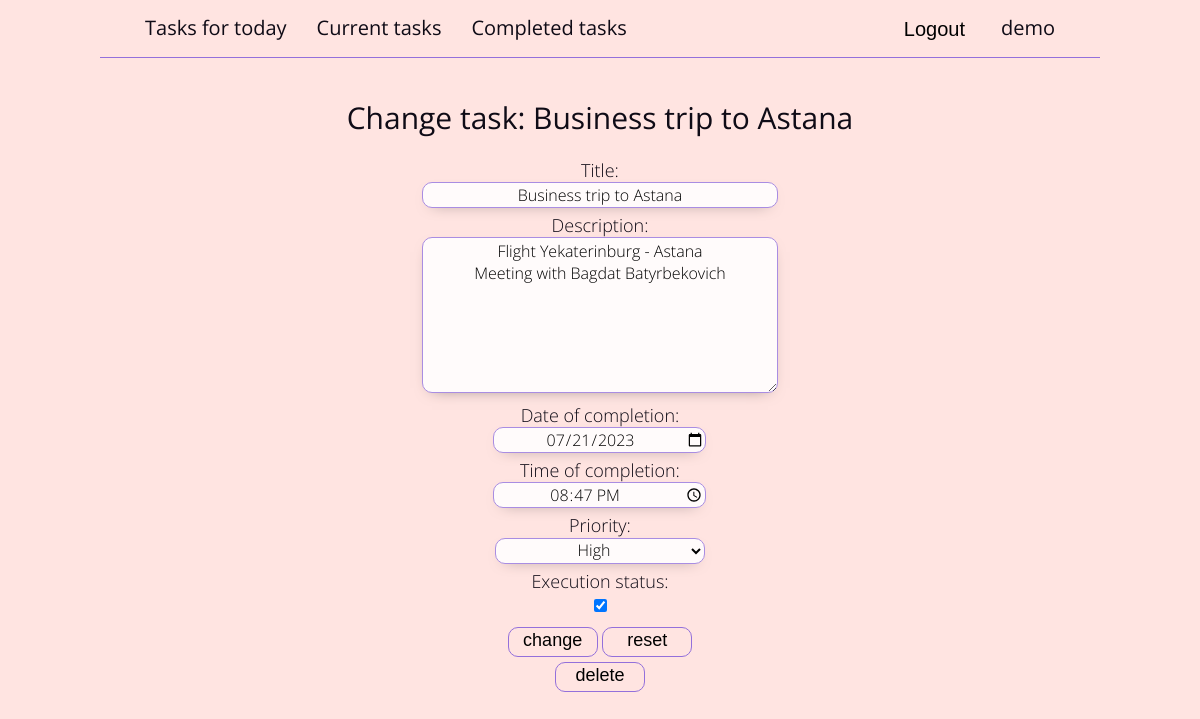
/tasks-for-today/task-15/ (signed in), run on the app's committed database.
### tables this page shows
CREATE TABLE users (
    id INTEGER NOT NULL PRIMARY KEY AUTOINCREMENT,
    password VARCHAR(128) NOT NULL,
    username VARCHAR(150) NOT NULL UNIQUE,
    active BOOL NOT NULL DEFAULT True
);

CREATE TABLE tasks (
    id INTEGER NOT NULL PRIMARY KEY AUTOINCREMENT,
    user_id INTEGER NOT NULL,
    title VARCHAR(50) NOT NULL,
    description TEXT NOT NULL DEFAULT "",
    date_of_completion DATA,
    time_of_completion TIME,
    priority INTEGER NOT NULL DEFAULT 1,
    execution_status BOOL NOT NULL DEFAULT False,
    FOREIGN KEY (user_id) REFERENCES users(id)
        ON DELETE CASCADE
        ON UPDATE CASCADE
);

### to_do.py (the view, shortened to what this page needs)
@app.route("/<calling_page>/task-<int:task_id>/", methods=["GET", "POST"])
@login_required
def change_task_to_do(calling_page, task_id):
    user_id = current_user.get_id()
    task = g.connection_to_db.get_first_record("tasks", id=task_id, user_id=user_id)
    if task is None:
        abort(404)
    return render_template("to_do/change_task_to_do.html",
        page_title=page_title,
        page_name=calling_page,
        task=task
    )

### superstructures.py (called while the page is built)
    def get_first_record(self, table, **kwargs):
        list_of_values_for_columns = [f'{column} = {repr(value)}' for column, value in kwargs.items()]
        values_for_where = " AND ".join(list_of_values_for_columns)
        select_query = f"SELECT * FROM {table} " \
        f"{'WHERE ' if values_for_where else ''}{values_for_where} " \
        f"LIMIT 1;"
        searched_record = self._cursor.execute(select_query).fetchone()
        return searched_record

    def close(self):
        self._connection.close()

    def get_id(self):
        return str(self._user["id"])

    @property
    def username(self):
        return str(self._user["username"])

### to_do.py (called while the page is built)
def db_connection():
    connection = sqlite3.connect(app.config["DATABASE"])
    connection.row_factory = sqlite3.Row                           # Converting records from tables to a dictionary type
    return connection

@app.before_request
def connection_to_db_via_g():  # Implementing a single database connection across the entire query
    if not hasattr(g, "connection_to_db"):
        g.connection_to_db = ConnectionToDB(db_connection())

@login_manager.user_loader
def user_loading(user_id):
    connection_to_db_via_g()
    return UserLogin(user_id, g.connection_to_db)

@app.teardown_appcontext                         # Decorator responsible for processes executed after request processing
def close_db_connection(response):
    if hasattr(g, "connection_to_db"):
        g.connection_to_db.close()                          # Closing the database connection after processing a request
    return response

### templates/to_do/change_task_to_do.html (shortened to what this page needs)
{% extends "index.html" %}
{% block application %}
<article class="to_do task">
    <h1>Change task: {{ task.title }}</h1>
    <form method="post">
        <li>
            <label for="id_title">Title:</label>
            <input id="id_title" type="text" name="title"
            value="{{ task.title }}" maxlength="50" required>
        </li>
        <li>
            <label for="id_description">Description:</label>
            <textarea id="id_description" name="description" cols="40" rows="10">{{ task.description }}</textarea>
        </li>
        <li>
            <label for="id_date_of_completion">Date of completion:</label>
            <input id="id_date_of_completion" type="date" name="date_of_completion"
            value="{{ task.date_of_completion }}" required>
        </li>
        <li>
            <label for="id_time_of_completion">Time of completion:</label>
            <input id="id_time_of_completion" type="time" name="time_of_completion"
            value="{{ task.time_of_completion }}" required>
        </li>
        <li>
            <label for="id_priority">Priority:</label>
            <select id="id_priority" name="priority">
                <option value="3" {% if task.priority == 3 %} selected {% endif %} >High</option>
            </select>
        </li>
        <li>
            <label for="id_execution_status">Execution status:</label>
            <input id="id_execution_status" type="checkbox" name="execution_status"
            {% if task.execution_status %} checked {% endif %}>
        </li>
        <button type="submit">change</button>
        <button type="reset">reset</button>
    </form>
    <form class="deleting_task"
    action="{{ url_for('deleting_task', calling_page=page_name, task_id=task.id) }}" method="post">
        <button type="submit">delete</button>
    </form>
</article>
{% endblock %}

### templates/to_do/to_do_header.html (shortened to what this page needs)
<header class="to_do">
    <nav>
        <ul>
            {% if current_user.is_authenticated %}
            <li>
                <ul class="first_elements">
                    <li {% if main_title == "Tasks for today" %} class="checked" {% endif %}>
                        <a href="{{ url_for('tasks_for_today_to_do') }}">Tasks for today</a>
                    </li>
                    <li {% if main_title == "Current tasks" %} class="checked" {% endif %}>
                        <a href="{{ url_for('current_tasks_to_do') }}">Current tasks</a>
                    </li>
                    <li {% if main_title == "Completed tasks" %} class="checked" {% endif %}>
                        <a href="{{ url_for('completed_tasks_to_do') }}">Completed tasks</a>
                    </li>
                </ul>
            </li>
            <li>
                <ul class="last_elements">
                    <li>
                        <form action="{{ url_for('logout_to_do') }}" method="post">
                            <button type="submit">Logout</button>
                        </form>
                    </li>
                    <li class="username">{{ current_user.username }}</li>
                </ul>
            </li>
            {% endif %}
        </ul>
    </nav>
</header>

### static/css/styles.css (style rules this page uses)
html { font-family: "Open Sans", "PT Sans", sans-serif; font-size: 18px; font-weight: 300; text-align: center; }
body { color: #0f0b16; height: 100vh; line-height: 1.333; }
a { color: #0f0b16; }
h1, h2, h3 { line-height: 1; }

### static/to_do/css/to_do_styles.css (style rules this page uses)
body { background-color: mistyrose; }
header.to_do > nav > ul { align-items: center; border-bottom: 1px solid mediumpurple; box-sizing: border-box; display: flex; flex-flow: row wrap; justify-content: space-between; margin: 15px auto 35px; max-width: 1000px; padding: 0px 30px; }
header.to_do > nav > ul > li > ul.first_elements { align-items: center; display: flex; flex-flow: row wrap; justify-content: start; }
header.to_do > nav > ul > li > ul.last_elements { align-items: center; display: flex; flex-flow: row wrap; justify-content: end; }
header.to_do > nav > ul > li > ul > li { padding-bottom: 15px; }
header.to_do > nav > ul > li > ul > li.username, header.to_do > nav > ul > li > ul a, header.to_do > nav > ul > li > ul button { background: none; border: none; cursor: pointer; font-size: 20px; font-weight: 400; margin: 0px 15px; text-decoration: none; }
header.to_do > nav > ul > li > ul > li.username { cursor: auto; }
header.to_do > nav > ul > li > ul button { position: relative; top: 1px; }
article.to_do { margin-bottom: 95px; }
article.to_do > h1 { font-size: 30px; font-weight: 400; margin-bottom: 25px; }
article.to_do.task > form > li { margin-bottom: 5px; }
article.to_do.task > form > li > label { display: block; }
article.to_do.task > form > li > #id_title, article.to_do.task > form > li > #id_description { background-color: #fffbfb; border: 1px solid #a98de2; border-radius: 10px; box-shadow: 0px 5px 15px -10px #736765; font-family: "Open Sans", "PT Sans", sans-serif; font-size: 16px; font-weight: 300; min-width: 350px; text-align: center; width: 25vw; }
article.to_do.task > form > li > #id_description { height: 150px; }
article.to_do.task > form > li > #id_date_of_completion, article.to_do.task > form > li > #id_time_of_completion, article.to_do.task > form > li > #id_priority { background-color: #fffbfb; border: 1px solid #a98de2; border-radius: 10px; box-shadow: 0px 5px 15px -10px #736765; font-family: "Open Sans", "PT Sans", sans-serif; font-size: 16px; font-weight: 300; min-width: 210px; text-align: center; width: 15vw; }
article.to_do.task > form > li > #id_execution_status { background-color: #fffbfb; border: 1px solid #a98de2; border-radius: 10px; box-shadow: 0px 5px 15px -10px #736765; font-family: "Open Sans", "PT Sans", sans-serif; font-size: 16px; font-weight: 300; text-align: center; }
article.to_do.task > form > button { background: none; border: 1.5px solid mediumpurple; border-radius: 10px; cursor: pointer; display: inline-block; font-size: 18px; margin: 5px auto 0px; padding: 2px 0px 5px; width: 90px; }

### data on the page
users: username "demo"
tasks: title "Business trip to Astana", description "Flight Yekaterinburg - Astana Meeting with Bagdat Batyrbekovich", date_of_completion "07/21/2023", time_of_completion "20:47", priority "High", execution_status "☑"
